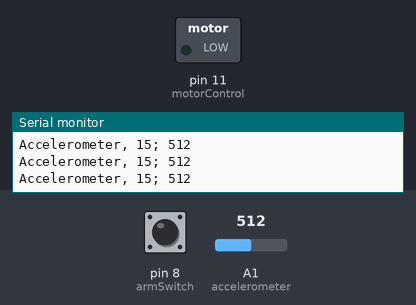
The sketch below on a simulated Arduino Uno, built with avr-gcc and run on an emulated ATmega328P. Shown: switched loads named in the sketch (green lamp = pin HIGH), the last lines printed to the serial monitor. The test bench sets the inputs (shaded band); at power-on: A1 (accelerometer) = 512, pin 8 (armSwitch) LOW.

Above: at 1.2 s.
1.3 s: A1 (accelerometer) set to 317
4.3 s: A1 (accelerometer) set to 290
At 7.1 s:
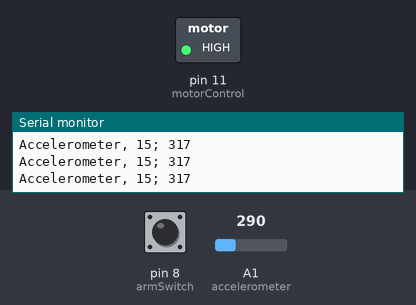
Timing chart, 0 to 8.8 s (numbered marks = the images above; inputs shaded):
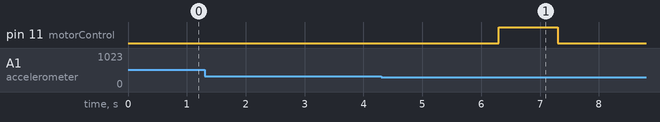

Measured:
- the behaviour switches between 305 and 304 on A1 (accelerometer) (found by bisection; images 0 and 1)
- after the input at 4.3 s, pin 11 (motorControl): LOW → HIGH after 2.0 s, → LOW 1.0 s later

The sketch:

MotorJogingfinal.ino
```cpp
const int armSwitch = 8; //input
const int motorSwitch = 9; //input
const int motorControl = 11; //output
const int accelerometer =  A1;

//1g ~= 393
//0g ~= 325
//-1g ~= 257
//

const int trigger = 305;
const int airbrakeDelay = 2000; //delay after trigger to deploy airbrake in milliseconds


//flags to make sure arming and air brake deploying only happens once
boolean armed = false;
boolean deployed = false;

void setup(){
  Serial.begin(9600);

  pinMode(armSwitch, INPUT);
  pinMode(motorSwitch, INPUT);
  pinMode(motorControl, OUTPUT);
}

void loop(){

//Allows user to jog motor until the armed switchis toggled.
//Prints accelerometer data for debug and calibration use.
  while((!armed) && digitalRead(armSwitch)){

    Serial.print("Accelerometer, ");
    Serial.print(accelerometer);
    Serial.print("; ");
    Serial.println(analogRead(accelerometer));

    //Jogs motor slowly when motor switch is toggled
    if(digitalRead(motorSwitch)){
      analogWrite(motorControl, 255);
      delay(10);
      analogWrite(motorControl, 20);
      delay(100);
    }
    else{
      analogWrite(motorControl, 0);
    }
  }


  //Turns off motor and prevents it from turning back on after being armed
  if(!armed){
    armed = true;
    analogWrite(motorControl, 0);
  }

  /*********************************
  Insert air brake code here
  ********************************/


  Serial.print("Accelerometer, ");
  Serial.print(accelerometer);
  Serial.print("; ");
  Serial.println(analogRead(accelerometer));

  //Waits for trigger condition, waits for programed delay and deploys airbrake.
  if((analogRead(accelerometer) < trigger)  && !deployed){
    delay(airbrakeDelay);
    analogWrite(motorControl, 255);
    delay(1000);
    analogWrite(motorControl, 0);
    deployed = true;
  }


  /*******************************
  End airbrake code
  *******************************/
}
```
